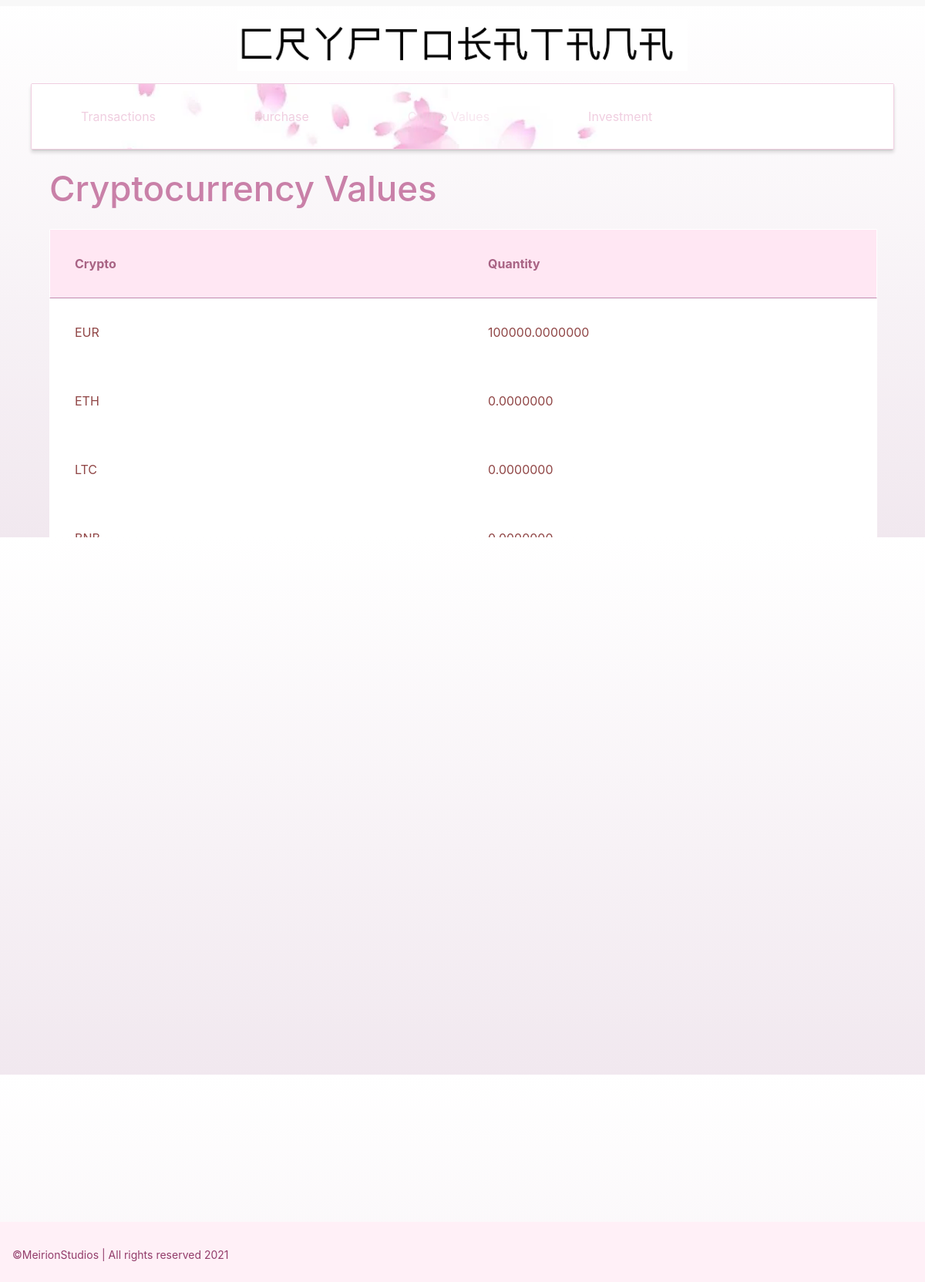
Before: /cryptovalues with the older database file.
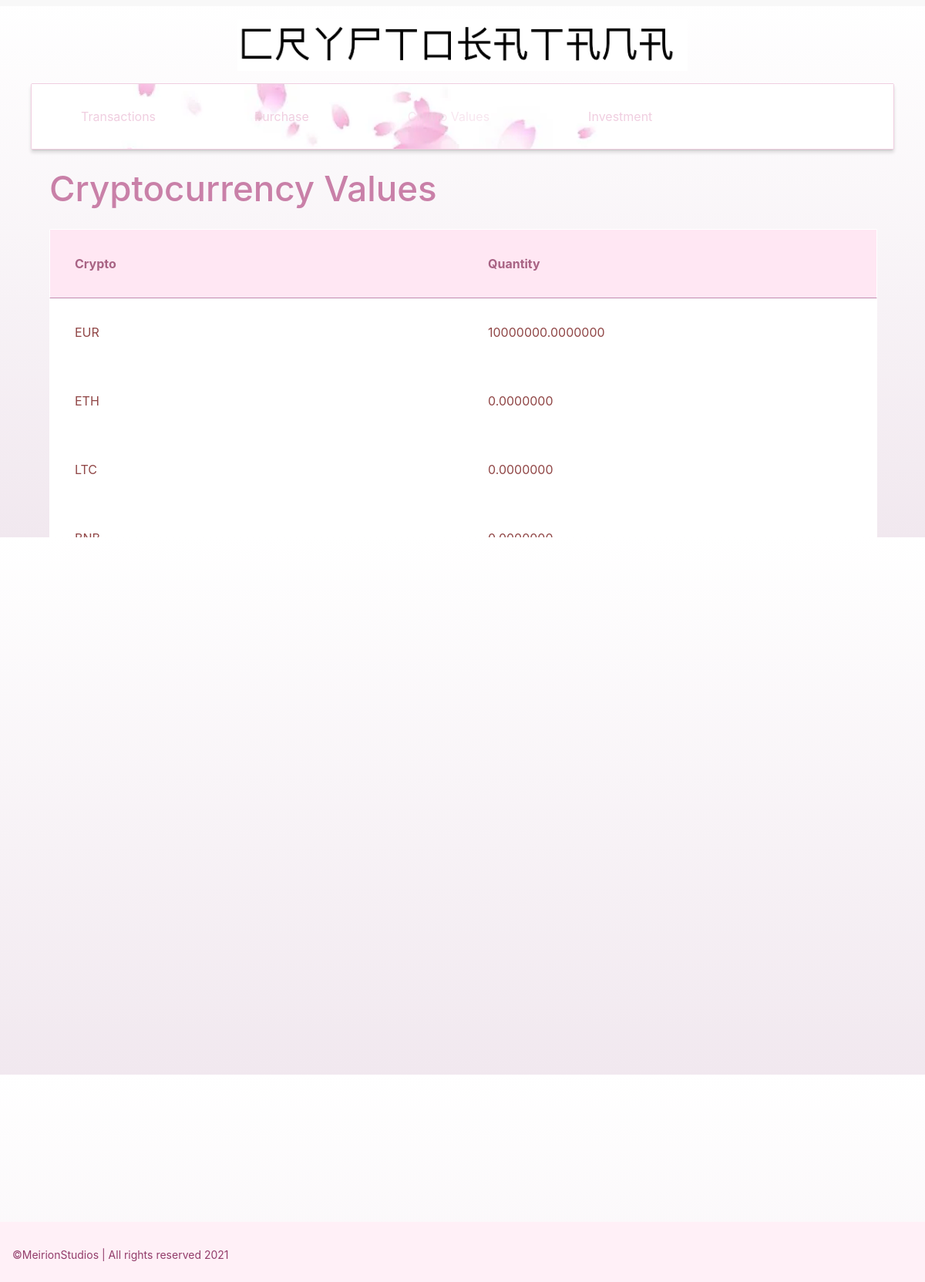
After: the same page with the newer database file.
### tables this page shows
CREATE TABLE "currencyvalues" (
	"currency"	TEXT NOT NULL DEFAULT 10000,
	"value"	TEXT NOT NULL
);

### cryptokatana2/routes.py (the view)
@app.route('/cryptovalues', methods = ['GET'])
def cryptovalues():
    try:
        currencyvaluesq = querySQL("SELECT * FROM currencyvalues WHERE 1=1")
        return render_template('cryptovalues.html', currencyvalues = currencyvaluesq)
    except sqlite3.Error as the_error:
                        print("Error in SQL INSERT: ", the_error)
                        flash("There has been an issue with the database. The samurai are comitting sepukku in shame", "error")
                        pol_mess_error = "The samurais do not have your currency values on hand. It is a day of mourning."
                        return render_template('cryptovalues.html')

### cryptokatana2/routes.py (called while the page is built)
def querySQL(query, parameters=[]):
    connection = sqlite3.connect("datatables.db")
    cur = connection.cursor()
    cur.execute(query, parameters)
    keys = cur.description
    rows = cur.fetchall()
    result = []
    for row in rows:
        d = {}
        for tkey, value in zip(keys, row):
            d[tkey[0]] = value
        result.append(d)
    connection.close()
    return result

### cryptokatana2/templates/cryptovalues.html (shortened to what this page needs)
{% extends 'base.html' %}
{% block content %}
<link rel="stylesheet" type= "text/css" href="{{ url_for('static', filename='css/investment.css') }}">
<nav class="shadowed nav" >
    <ul>
        <li><span class="isActive"><a href="/movements">Transactions</a></span</li>
        <li><span class="isActive"><a href="/purchase">Purchase</a></span</li>
        <li><span class="isDisabled"><a href="/cryptovalues">Crypto Values</a></span</li>
        <li><span class="isActive"><a href="/investment">Investment</a></span</li>
    </ul>
</nav>
<div class="container">
    <h1 class="katanaheading">Cryptocurrency Values</h1>
    <table>
        <thead>
            <tr>
                <th>Crypto</th>
                <th>Quantity</th>
            </tr>
        </thead>
            {% for values in currencyvalues %}
            <tr>
                <td>{{ values.currency }}</td>
                <td>{{ '%0.7f'|format(values.value|float) }}</td>
            </tr>
            {% endfor %}
    </table>
</div>
{% endblock %}

Changed rows visible on the page:
changed currencyvalues "EUR": value "100000.0000000" → "10000000.0000000"
